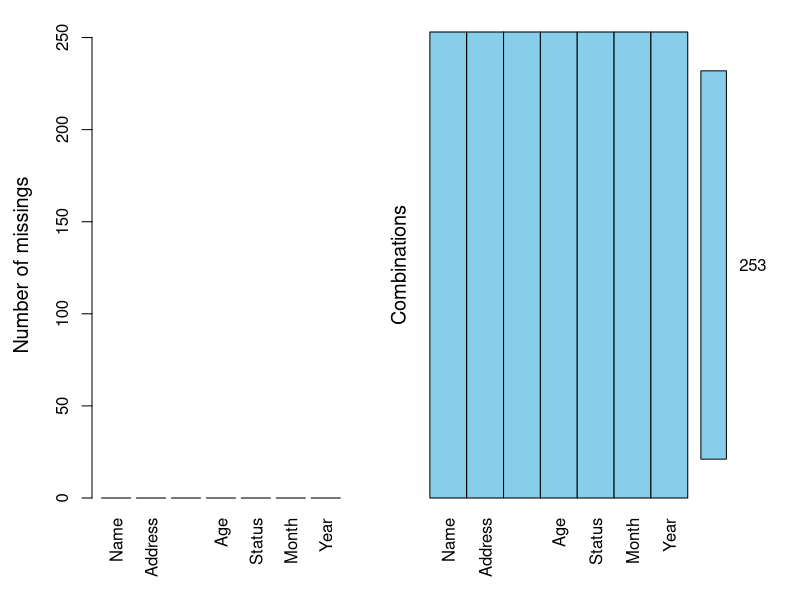
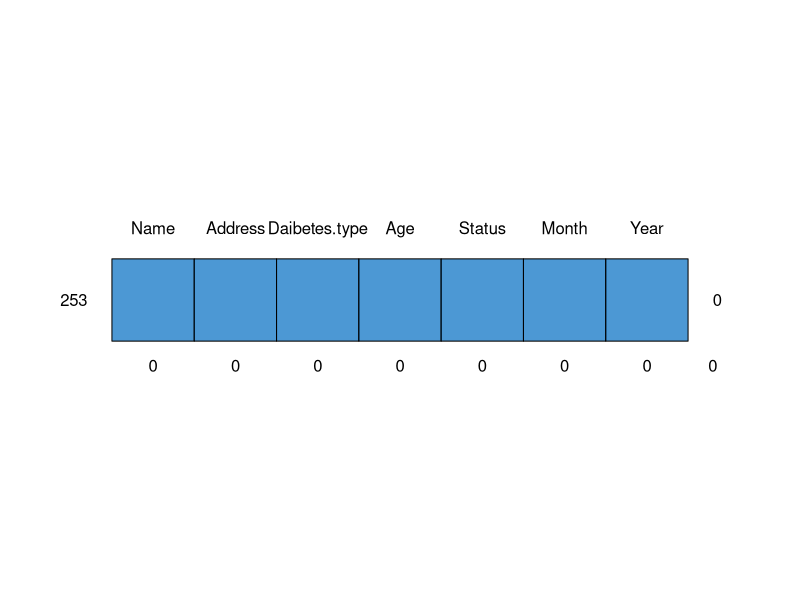
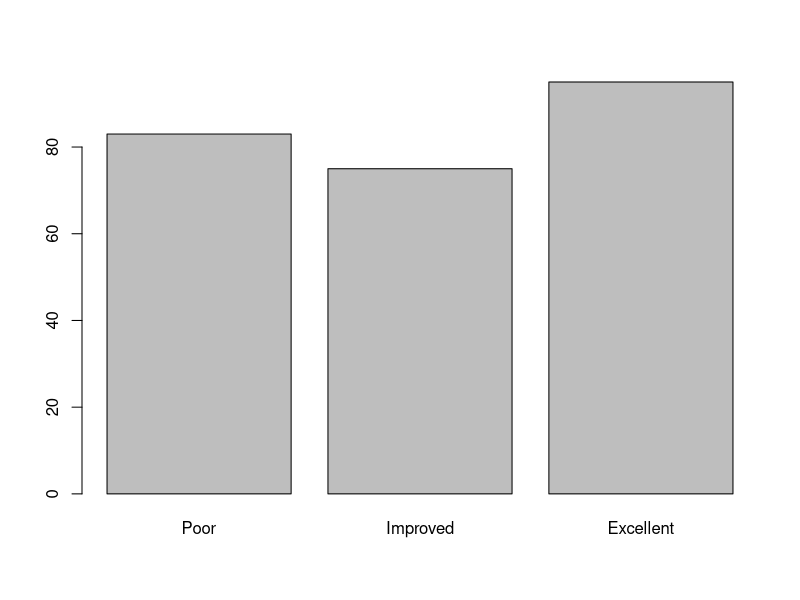
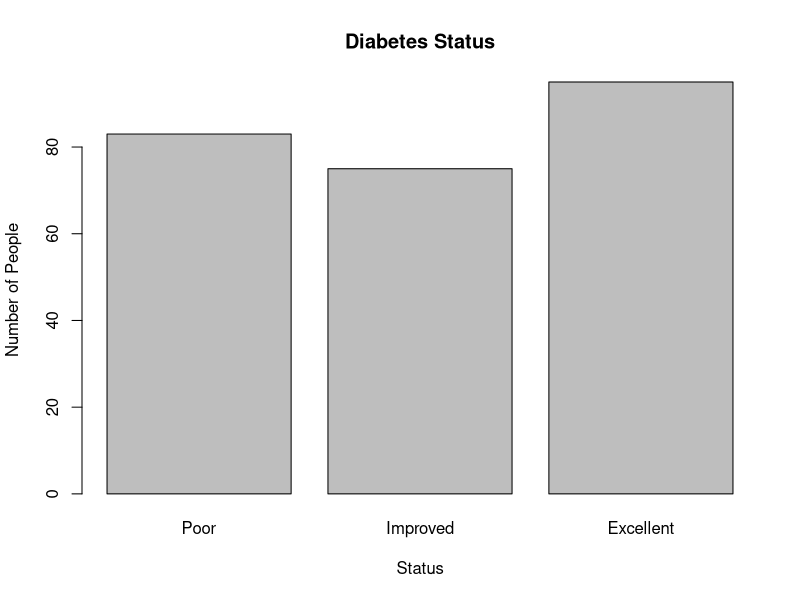

Write the R code that produced these figures, in order.
# Dealing with Diabetes Dataset

#read the csv
diabetes_data <- read.csv('diabetes.csv', na = "")
str(diabetes_data)
dim(diabetes_data)

library(VIM)
missing_values <- aggr(diabetes_data, prop = FALSE, numbers = TRUE)
diabetes_data[!complete.cases(diabetes_data),]

# orwe can do it in another way

library(mice)
md.pattern(diabetes_data)

summary(missing_values)


converted_date <- paste(diabetes_data$Month, diabetes_data$Year, sep= "/")
converted_date

diabetes_data$Date <- as.Date(converted_date, "%d/%m/%Y")
str(diabetes_data)
diabetes_data$Status <- factor(diabetes_data$Status, order=FALSE, levels = c("Poor", "Improved", "Excellent"))
summary(diabetes_data)
plot(diabetes_data$Status)

#Add titles to the chart
plot(diabetes_data$Status, main="Diabetes Status",
     xlab="Status",
     ylab="Number of People")

write.csv(diabetes_data, file="diabetes_data_modified.csv")
